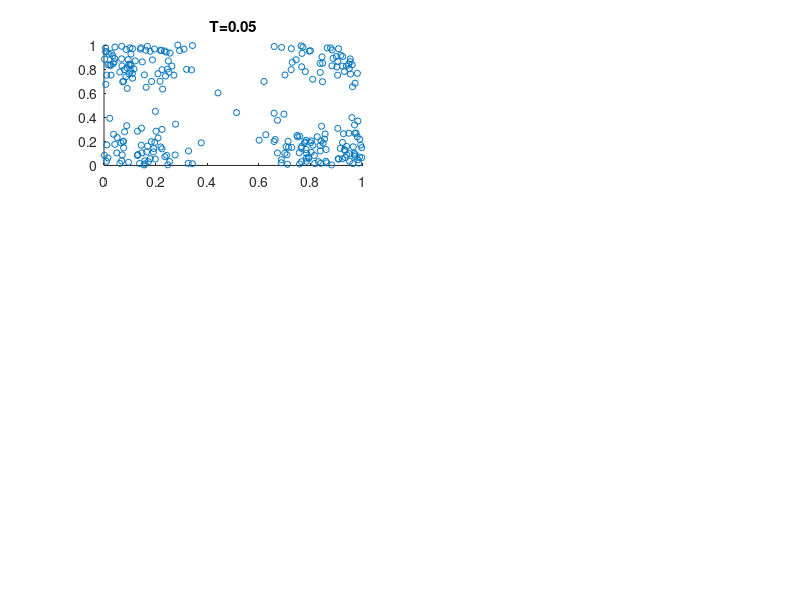

MATLAB code to generate this figure: (Note: this script raises an error after producing the figure.)
close all;
load('cluster_data.mat');

k = 2;
ts = [0.05 0.1 0.15 0.2 0.25];

figure; 
for i = 1:5
    subplot(3, 2, i); hold on;
    scatter(cluster_data(:, 1), cluster_data(:, 2), 20, 'b.');
    title(sprintf("T=%.2f", ts(i)));
    for a = 1:size(cluster_data, 1)
        for b = a:size(cluster_data, 1)
            x = cluster_data(a, :);
            y = cluster_data(b, :);
            if dist(x, y, k) < ts(i)
                plot([x(1) y(1)], [x(2) y(2)], 'color', 'black');
            end
        end
    end
end

figure; hold on;
t = 0.18;
scatter(cluster_data(:, 1), cluster_data(:, 2), 20, 'b.');
title(sprintf("Connected clusters with T=%.2f", t));
for a = 1:size(cluster_data, 1)
    for b = a:size(cluster_data, 1)
        x = cluster_data(a, :);
        y = cluster_data(b, :);
        if dist(x, y, k) < t
            plot([x(1) y(1)], [x(2) y(2)], 'color', 'black');
        end
    end
end